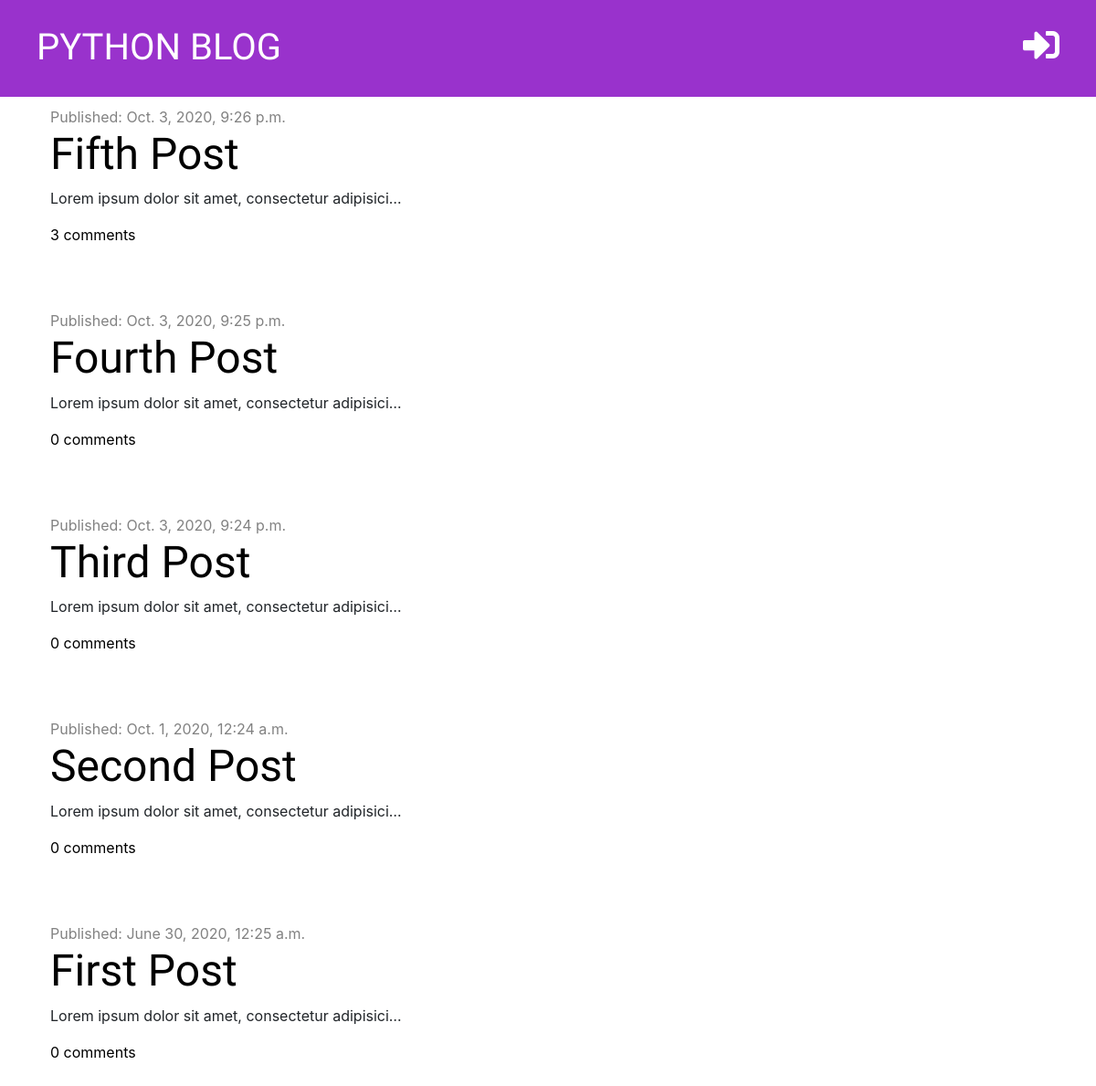
The page / on the database its author committed.
### blog/models.py (models this page shows, shortened)
class Post(models.Model):
    author = models.ForeignKey('auth.User', on_delete=models.CASCADE)
    title = models.CharField(max_length=200)
    text = models.TextField()
    created_date = models.DateTimeField(default=timezone.now)
    published_date = models.DateTimeField(blank=True, null=True)
    def approved_comments(self):
        return self.comments.filter(approved=True)

### blog/views.py (the view)
# urls.py: path('', views.index, name='index'),
def index(request):
    posts = Post.objects.filter(published_date__lte=timezone.now()).order_by('-published_date')
    context = {'posts': posts}
    return render(request, 'blog/index.html', context)

### blog/templates/blog/index.html (shortened to what this page needs)
{% extends 'blog/base.html' %}
{% block content %}
    {% for post in posts %}
        <div class="post">
            <div class="date">
                Published: {{ post.published_date }}
            </div>
            <h1><a href="{% url 'post_detail' pk=post.pk %}">{{ post.title }}</a></h1>
            <p>{{ post.text | linebreaksbr | truncatechars:50 }}</p>
            <a href="{% url 'post_detail' pk=post.pk %}">{{ post.approved_comments.count }} comments</a>
        </div>
    {% endfor %}
{% endblock %}

### blog/static/css/blog.css (style rules this page uses)
h1, h2, h3, h4 { font-family: 'Tangerine', 'Inconsolata', 'Droid Sans', serif; font-size: 48px; }
.date { color: #828282; }
.post { margin-bottom: 70px; }
.post a { color: #000000; }

### rows shown on the page
Post: published_date "Oct. 3, 2020, 9:26 p.m.", title "Fifth Post", text "Lorem ipsum dolor sit amet, consectetur adipisici…", approved_comments.count "3"
Post: published_date "Oct. 3, 2020, 9:25 p.m.", title "Fourth Post", text "Lorem ipsum dolor sit amet, consectetur adipisici…", approved_comments.count "0"
Post: published_date "Oct. 3, 2020, 9:24 p.m.", title "Third Post", text "Lorem ipsum dolor sit amet, consectetur adipisici…", approved_comments.count "0"
Post: published_date "Oct. 1, 2020, 12:24 a.m.", title "Second Post", text "Lorem ipsum dolor sit amet, consectetur adipisici…", approved_comments.count "0"
Post: published_date "June 30, 2020, 12:25 a.m.", title "First Post", text "Lorem ipsum dolor sit amet, consectetur adipisici…", approved_comments.count "0"
